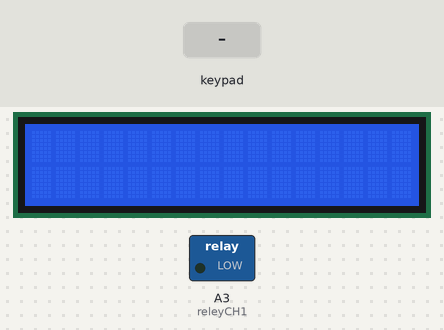
The sketch below on a simulated Arduino Uno, built with avr-gcc and run on an emulated ATmega328P. Parts: 16×2 character LCD, switched loads named in the sketch (green lamp = pin HIGH). The inputs (shaded band) are chosen by the test bench. The local clock reads 2024-03-15 10:24:30 at power-on unless the sketch sets it.

Above: at 1.2 s.
1.3 s: key '2' pressed
At 2.3 s:
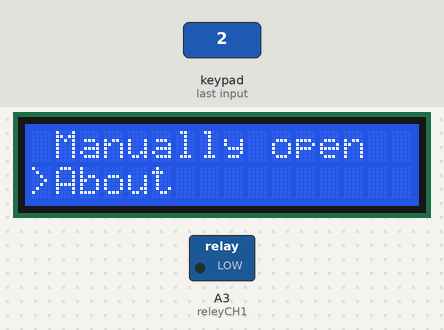
2.8 s: keypad keys 5 4 3 2 A pressed 0.4 s apart
At 3.6 s:
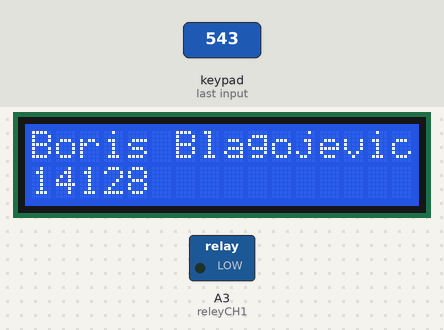
At 4.21 s:
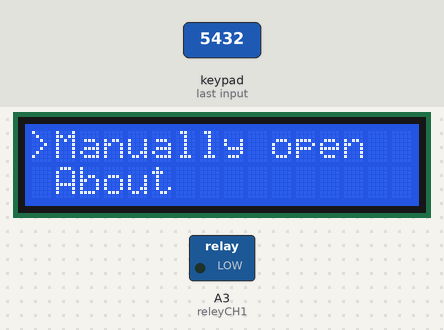
Timing chart, 0 to 5.8 s (numbered marks = the images above; inputs shaded):
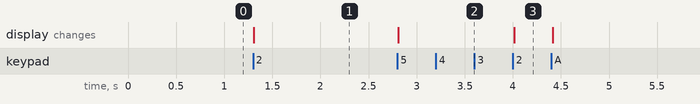

The sketch:

menu.ino
```cpp
#include <LiquidCrystal.h>
#include <Keypad.h>
#include <DS3231.h>
// GLOBA
//  2022 version

// set time values;
int h, m, s;

// keyboard input
char input;

// value1
float evening = 918.00;
float eveningEnd = 919.00;

// temporery value for manual opening of solenoid valve
float temp = 0;
// reley output pin
int releyCH1 = A3;

void lcdTime();
int getTime();

void openSolenoid();
void closeSolenid();
void timeForSolenoid();

void menu2();
void updateMenu();
void subMenu();

void setInterval();
void manualOpen();
void about();
void defaultClear();

void setTimeInDH(int h, int m, int s);

// LCD
LiquidCrystal lcd(A2, A1, 10, 11, 12, 13);
int lcdRow = 0;
int lcdCol = 0;
int menu = 1;

// KEYPAD
// byte empty[8] = {B00000, B00000, B00000, B00000, B00000, B00000, B00000, B00000};

const byte ROWS = 4; // four rows
const byte COLS = 4; // four columns
// define the cymbols on the buttons of the keypads

char hexaKeys[ROWS][COLS] = {
    {'1', '2', '3', 'A'},
    {'4', '5', '6', 'B'},
    {'7', '8', '9', 'C'},
    {'*', '0', '#', 'D'}};

byte rowPins[ROWS] = {9, 8, 7, 6}; // connect to the row pinouts of the keypad
byte colPins[COLS] = {5, 4, 3, 2}; // connect to the column pinouts of the keypad

// initialize an instance of class NewKeypad
Keypad inputKeypad = Keypad(makeKeymap(hexaKeys), rowPins, colPins, ROWS, COLS);

// TIME
float tim; // gloobal variable used by almost all functions
Time t;

// Init the DS3231 using the hardware interface
DS3231 rtc(SDA, SCL);

void setup()
{
  // seting reley pin A3 to ouput
  pinMode(releyCH1, OUTPUT);

  // LCD
  // lcd.createChar(0, empty);
  lcd.begin(16, 2); // set up the LCD's number of columns and rows:
  lcd.clear();      // Clears the LCD screen and positions the cursor in the upper-left corner

  // TIME
  //  Initialize the rtc object
  rtc.begin();
}

// MAIN
void loop()
{

  // Call on first run then add comments on secund run
  //  setTimeInDH(h, m, s);
  //  setTimeInDH(9, 16, 40);

  // Show time on lcd
  //  lcdTime();
  lcd.setCursor(lcdCol, lcdRow);
  input = inputKeypad.getKey();

  if (input != NO_KEY)
  {
    if (input == '8')
    {
      menu++;
      updateMenu();
      delay(100);
    }

    if (input == '2')
    {
      menu--;
      updateMenu();
      delay(100);
    }

    if (input == '5')
      subMenu();
  }

  if (input == 'A')
    lcdTime();

  if (input == 'D')
    updateMenu();
}

// FUNCTIONS

// Geting time from main then setting it on display
int getTime()
{
  t = rtc.getTime(); // get time then divede to hour, min and sec
  // add hour, min and sec to one value for easy check
  return t.hour * 100 + t.min + ((int)t.sec / 100);
}

void lcdTime()
{
  t = rtc.getTime();

  float start = t.sec;
  float end = start + (float)10;
  // lcd.print(start);
  // lcd.setCursor(0, 1);
  // lcd.print(end);
  // delay(500);

  // printin time on lcd
  while (start <= end)
  {
    lcd.clear();
    lcd.setCursor(4, 0);
    lcd.print(t.hour);
    lcd.print(":");
    lcd.print(t.min);
    lcd.print(":");
    lcd.print((int)t.sec);
    start = t.sec;
    delay(200);
    lcd.clear();
  }
}

void setTimeInDH(int h, int m, int s)
{
  rtc.setTime(h, m, s);
}

void updateMenu()
{
  switch (menu)
  {
  case 0:
    lcd.clear();
    lcd.print(" Manually open");
    lcd.setCursor(0, 1);
    lcd.print(">About");
    menu = 4;
    break;

  case 1:
    lcd.clear();
    lcd.print(">Change time");
    lcd.setCursor(0, 1);
    lcd.print(" Set interval");
    break;

  case 2:
    lcd.clear();
    lcd.print(" Change time");
    lcd.setCursor(0, 1);
    lcd.print(">Set interval");
    break;

  case 3:
    lcd.clear();
    lcd.print(">Manually open");
    lcd.setCursor(0, 1);
    lcd.print(" About");
    break;

  case 4:
    lcd.clear();
    lcd.print(" Manually open");
    lcd.setCursor(0, 1);
    lcd.print(">About");
    break;

  case 5:
    lcd.clear();
    lcd.print(">Change time");
    lcd.setCursor(0, 1);
    lcd.print(" Set interval");
    menu = 1;
    break;
  }
}

void subMenu()
{
  switch (menu)
  {
  case 1:
    // setTimeInDH(h, m, s);
    break;

  case 2:
    setInterval();
    break;

  case 3:
    manualOpen();
    break;

  case 4:
    about();
    break;
  }
}

void setInterval()
{
  defaultClear();
  lcd.print("Set interval");
}

void manualOpen()
{
  defaultClear();
  lcd.print("Valve start: ");
}

void about()
{
  defaultClear();
  lcd.print("Boris Blagojevic");
  lcd.setCursor(0, 1);
  lcd.print('Vib+387644151370');
}

void defaultClear()
{
  lcd.clear();
  lcd.setCursor(0, 0);
}
```

Measured:
- after the input at 1.3 s, the display: changes at once (image 1)
- after the input at 2.8 s, the display: changes at once (image 2)
